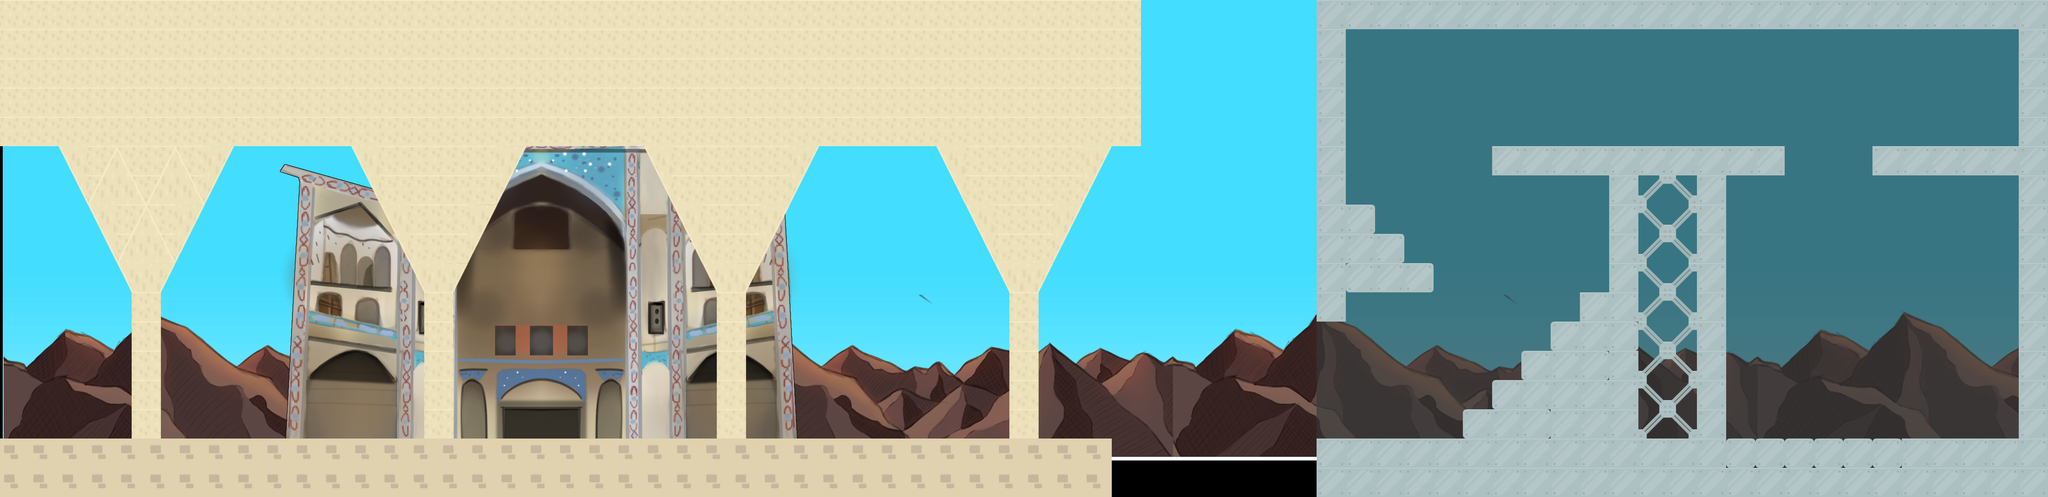

A level layout from a 2D game, rendered from its tile map. Below: a short description, then the map file with tile-grid data replaced by summaries:
An orthogonal 70x17 tile map with 64x64 px tiles, 3 tile layers (back, main, front), 3 image layers and 8 objects (7x Enemy, Player).

<map version="1.2" tiledversion="1.3.2" orientation="orthogonal" renderorder="right-down" compressionlevel="0" width="70" height="17" tilewidth="64" tileheight="64" infinite="0" nextlayerid="8" nextobjectid="14">
 <tileset firstgid="1" name="tileset" tilewidth="64" tileheight="64" tilecount="160" columns="10">
  <image source="../img/tilesets/tileset.png" width="640" height="1024" />
 </tileset>
 <imagelayer id="7" name="Afbeelding Laag 3" offsetx="6.78788" offsety="-3.27273">
  <image source="../img/backgrounds/middle bg.png" width="4500" height="1000" />
 </imagelayer>
 <imagelayer id="3" name="Afbeelding Laag 1" offsetx="8" offsety="8">
  <image source="../img/backgrounds/middle east mountains.png" width="4500" height="1000" />
 </imagelayer>
 <imagelayer id="4" name="Afbeelding Laag 2" offsetx="4" offsety="10">
  <image source="../img/backgrounds/middle east.png" width="2560" height="1000" />
 </imagelayer>
 <layer id="5" name="back" width="70" height="17">
  <properties>
   <property name="Wall" type="bool" value="true" />
  </properties>
  <data>[1190 cells, 748 non-empty, 8 distinct tile ids]</data>
 </layer>
 <layer id="1" name="main" width="70" height="17">
  <data>[1190 cells, 259 non-empty, 11 distinct tile ids]</data>
 </layer>
 <layer id="6" name="front" width="70" height="17">
  <data>[1190 cells, 0 non-empty, 0 distinct tile ids]</data>
 </layer>
 <objectgroup id="2" name="Objectlaag 1">
  <object id="1" name="Guard" type="Enemy" x="725.408" y="782.432" width="64" height="64" />
  <object id="2" name="Player" x="81.1653" y="760.614" width="64" height="64" />
  <object id="3" name="Guard" type="Enemy" x="1415.65" y="829.644" width="64" height="64" />
  <object id="4" name="Guard" type="Enemy" x="2055.89" y="836.857" width="64" height="64" />
  <object id="5" name="Guard" type="Enemy" x="3115.28" y="882.129" width="64" height="64" />
  <object id="6" name="Guard" type="Enemy" x="3473.89" y="223.099" width="64" height="64" />
  <object id="10" name="Guard" type="Enemy" x="4281.89" y="207.099" width="64" height="64" />
  <object id="12" name="Guard" type="Enemy" x="4189.89" y="867.099" width="64" height="64" />
 </objectgroup>
</map>
